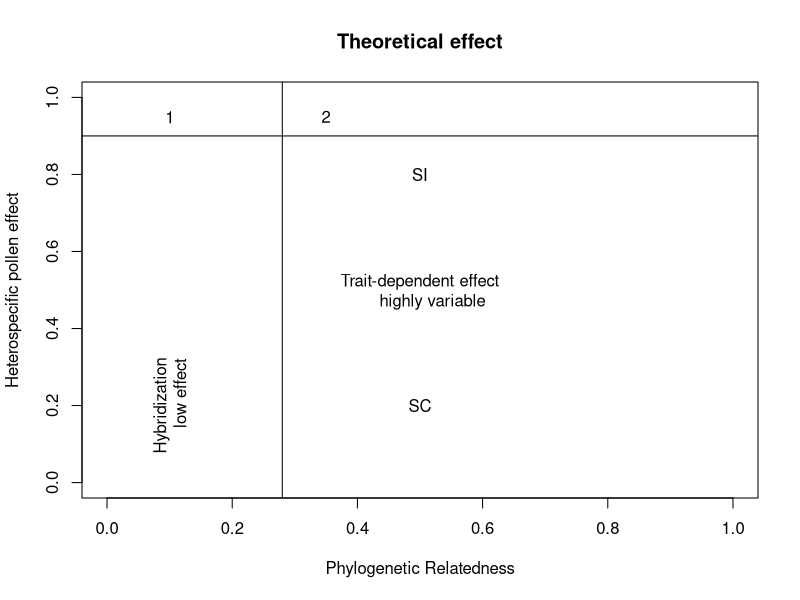

The R script that drew this image:
#Theoretical prediction of heterospecific pollen effect

#Create empty plot

plot(NULL, xlim=c(0,1), ylim=c(0,1), ylab="Heterospecific pollen effect", xlab="Phylogenetic Relatedness", main="Theoretical effect") 
abline(h=0.9)
text(0.1,0.95, "1")
abline(v=0.28)
text(0.1,0.2, "Hybridization
     low effect",srt = 90)

text(0.35,0.95, "2")

text(0.5,0.5, "Trait-dependent effect
     highly variable")
text(0.5,0.8, "SI")
text(0.5,0.2, "SC")


